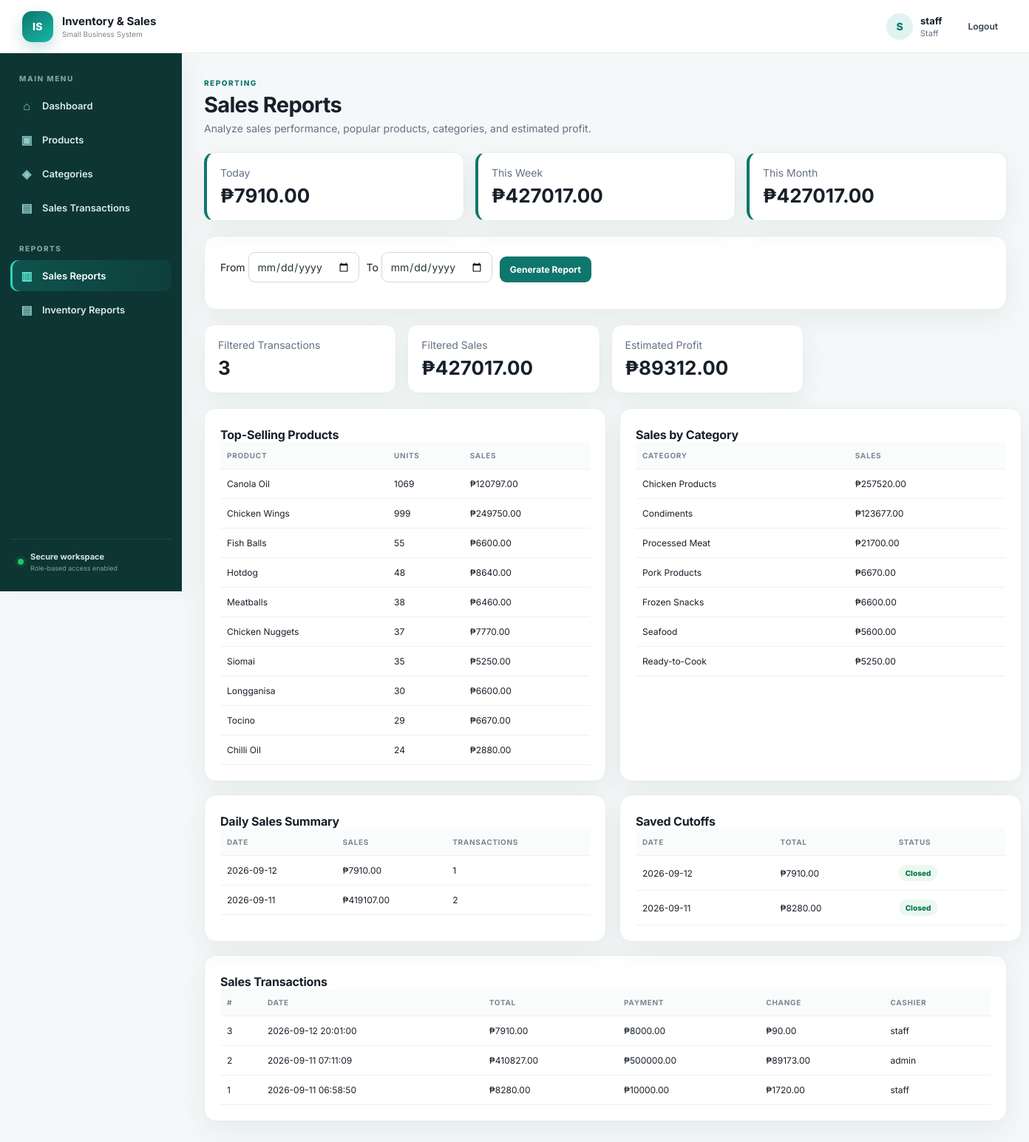
The app's page /reports/sales (signed in) with its own data.
### tables this page shows
CREATE TABLE products (id INTEGER PRIMARY KEY AUTOINCREMENT, name TEXT NOT NULL, category_id INTEGER, price REAL NOT NULL DEFAULT 0, cost REAL NOT NULL DEFAULT 0, stock INTEGER NOT NULL DEFAULT 0, reorder_level INTEGER NOT NULL DEFAULT 5, expiry_date text, active integer not null default 1, FOREIGN KEY(category_id) REFERENCES categories(id) ON DELETE SET NULL);

CREATE TABLE sales_cutoffs (id INTEGER PRIMARY KEY AUTOINCREMENT, business_date TEXT UNIQUE NOT NULL, total_sales REAL NOT NULL DEFAULT 0, transaction_count INTEGER NOT NULL DEFAULT 0, closed_at TEXT NOT NULL, closed_by TEXT NOT NULL);

CREATE TABLE sales (id INTEGER PRIMARY KEY AUTOINCREMENT, total REAL NOT NULL, payment REAL NOT NULL DEFAULT 0, change_amount REAL NOT NULL DEFAULT 0, created_at TEXT NOT NULL, cashier TEXT NOT NULL);

### app.py (the view)
@app.route("/reports/sales")
@login_required
def sales_report():
    start = request.args.get("start", "")
    end = request.args.get("end", "")
    conn = db()
    sql = """SELECT * FROM sales WHERE 1=1"""
    args = []
    if start:
        sql += " AND date(created_at) >= date(?)"; args.append(start)
    if end:
        sql += " AND date(created_at) <= date(?)"; args.append(end)
    sql += " ORDER BY id DESC"
    rows = conn.execute(sql, args).fetchall()
    total = sum(r["total"] for r in rows)
    periods = period_totals(conn)
    daily = conn.execute("""
        SELECT date(created_at) business_date, COALESCE(SUM(total),0) total_sales, COUNT(*) transaction_count
        FROM sales GROUP BY date(created_at) ORDER BY business_date DESC LIMIT 31
    """).fetchall()
    cutoffs = conn.execute("SELECT * FROM sales_cutoffs ORDER BY business_date DESC LIMIT 31").fetchall()
    top_products = conn.execute("SELECT p.name,SUM(si.quantity) qty,SUM(si.subtotal) sales FROM sale_items si JOIN sales s ON s.id=si.sale_id JOIN products p ON p.id=si.product_id WHERE (?='' OR date(s.created_at)>=date(?)) AND (?='' OR date(s.created_at)<=date(?)) GROUP BY si.product_id ORDER BY qty DESC LIMIT 10", (start,start,end,end)).fetchall()
    category_sales = conn.execute("SELECT COALESCE(c.name,'Uncategorized') category,SUM(si.subtotal) sales FROM sale_items si JOIN sales s ON s.id=si.sale_id JOIN products p ON p.id=si.product_id LEFT JOIN categories c ON c.id=p.category_id WHERE (?='' OR date(s.created_at)>=date(?)) AND (?='' OR date(s.created_at)<=date(?)) GROUP BY p.category_id ORDER BY sales DESC", (start,start,end,end)).fetchall()
    estimated_profit = conn.execute("SELECT COALESCE(SUM(si.subtotal-si.cost*si.quantity),0) profit FROM sale_items si JOIN sales s ON s.id=si.sale_id WHERE (?='' OR date(s.created_at)>=date(?)) AND (?='' OR date(s.created_at)<=date(?))", (start,start,end,end)).fetchone()["profit"]
    conn.close()
    return render_template("sales_report.html", sales=rows, total=total, start=start, end=end,
                           periods=periods, daily=daily, cutoffs=cutoffs, top_products=top_products, category_sales=category_sales, estimated_profit=estimated_profit)

### app.py (called while the page is built)
def db():
    conn = sqlite3.connect(DB)
    conn.row_factory = sqlite3.Row
    conn.execute("PRAGMA foreign_keys = ON")
    return conn

def login_required(f):
    @wraps(f)
    def wrapped(*args, **kwargs):
        if "user_id" not in session:
            return redirect(url_for("login"))
        return f(*args, **kwargs)
    return wrapped

def period_totals(conn):
    today = date.today()
    start_week = today - timedelta(days=today.weekday())
    start_month = today.replace(day=1)
    total = lambda d: conn.execute(
        "SELECT COALESCE(SUM(total),0) t FROM sales WHERE date(created_at)>=date(?)",
        (d.isoformat(),)
    ).fetchone()["t"]
    return {
        "today": total(today),
        "week": total(start_week),
        "month": total(start_month),
    }

### templates/sales_report.html
{% extends "base.html" %}
{% block content %}
<div class="page-head">
    <div>
        <span class="eyebrow">REPORTING</span>
        <h1>Sales Reports</h1>
        <p class="muted">
            Analyze sales performance, popular products, categories, and estimated profit.
        </p>
    </div>
</div>
<div class="cards cards3">
    <div class="card accent">
        <span>Today</span>
        <b>₱{{ "%.2f"|format(periods.today) }}</b>
    </div>
    <div class="card accent">
        <span>This Week</span>
        <b>₱{{ "%.2f"|format(periods.week) }}</b>
    </div>
    <div class="card accent">
        <span>This Month</span>
        <b>₱{{ "%.2f"|format(periods.month) }}</b>
    </div>
</div>
<div class="panel">
    <form class="toolbar">
        <label>
            From
            <input
                type="date"
                name="start"
                value="{{ start }}"
            >
        </label>
        <label>
            To
            <input
                type="date"
                name="end"
                value="{{ end }}"
            >
        </label>
        <button type="submit">
            Generate Report
        </button>
    </form>
</div>
<div class="cards">
    <div class="card">
        <span>Filtered Transactions</span>
        <b>{{ sales|length }}</b>
    </div>
    <div class="card">
        <span>Filtered Sales</span>
        <b>₱{{ "%.2f"|format(total) }}</b>
    </div>
    <div class="card">
        <span>Estimated Profit</span>
        <b>₱{{ "%.2f"|format(estimated_profit) }}</b>
    </div>
</div>
<div class="grid2">
    <section class="panel">
        <h2>Top-Selling Products</h2>
        <table>
            <tr>
                <th>Product</th>
                <th>Units</th>
                <th>Sales</th>
            </tr>
            {% for p in top_products %}
            <tr>
                <td>{{ p.name }}</td>
                <td>{{ p.qty }}</td>
                <td>₱{{ "%.2f"|format(p.sales) }}</td>
            </tr>
            {% else %}
            <tr>
                <td colspan="3">
                    No sales yet.
                </td>
            </tr>
            {% endfor %}
        </table>
    </section>
    <section class="panel">
        <h2>Sales by Category</h2>
        <table>
            <tr>
                <th>Category</th>
                <th>Sales</th>
            </tr>
            {% for c in category_sales %}
            <tr>
                <td>{{ c.category }}</td>
                <td>₱{{ "%.2f"|format(c.sales) }}</td>
            </tr>
            {% else %}
            <tr>
                <td colspan="2">
                    No sales yet.
                </td>
            </tr>
            {% endfor %}
        </table>
    </section>
</div>
<div class="grid2">
    <section class="panel">
        <h2>Daily Sales Summary</h2>
        <table>
            <tr>
                <th>Date</th>
                <th>Sales</th>
                <th>Transactions</th>
            </tr>
            {% for d in daily %}
            <tr>
                <td>{{ d.business_date }}</td>
                <td>₱{{ "%.2f"|format(d.total_sales) }}</td>
                <td>{{ d.transaction_count }}</td>
            </tr>
            {% else %}
            <tr>
                <td colspan="3">
                    No daily sales yet.
                </td>
            </tr>
            {% endfor %}
        </table>
    </section>
    <section class="panel">
        <h2>Saved Cutoffs</h2>
        <table>
            <tr>
                <th>Date</th>
                <th>Total</th>
                <th>Status</th>
            </tr>
            {% for c in cutoffs %}
            <tr>
                <td>{{ c.business_date }}</td>
                <td>₱{{ "%.2f"|format(c.total_sales) }}</td>
                <td>
                    <span class="badge ok">
                        Closed
                    </span>
                </td>
            </tr>
            {% else %}
            <tr>
                <td colspan="3">
                    No cutoff records yet.
                </td>
            </tr>
            {% endfor %}
        </table>
    </section>
</div>
<div class="panel">
    <h2>Sales Transactions</h2>
    <div class="table-wrap">
        <table>
            <tr>
                <th>#</th>
                <th>Date</th>
                <th>Total</th>
                <th>Payment</th>
                <th>Change</th>
                <th>Cashier</th>
            </tr>
            {% for s in sales %}
            <tr>
                <td>{{ s.id }}</td>
                <td>
                    {{ s.created_at }}
                </td>
                <td>
                    ₱{{ "%.2f"|format(s.total) }}
                </td>
                <td>
                    ₱{{ "%.2f"|format(s.payment) }}
                </td>
                <td>
                    ₱{{ "%.2f"|format(s.change_amount) }}
                </td>
                <td>
                    {{ s.cashier }}
                </td>
            </tr>
            {% else %}
            <tr>
                <td colspan="6">
                    No transactions for the selected period.
                </td>
            </tr>
            {% endfor %}
        </table>
    </div>
</div>
{% endblock %}

### static/css/style.css (style rules this page uses)
:root { --teal:#0f766e; --teal2:#0d9488; --deep:#0b3b38; --ink:#17202a; --muted:#667085; --line:#e7eeee; --bg:#f5f8f8; --white:#fff; --danger:#b42318; --shadow:0 12px 35px rgba(16,55,52,.07); }
* { box-sizing:border-box; }
html { scroll-behavior:smooth; }
body { margin:0; font-family:Inter,Segoe UI,Arial,sans-serif; background:var(--bg); color:var(--ink); font-size:14px; }
.eyebrow { display:inline-block; color:var(--teal); font-size:10px; font-weight:800; letter-spacing:1.5px; }
.page-head { display:flex; justify-content:space-between; align-items:end; margin-bottom:24px; }
.page-head h1 { font-size:29px; margin:5px 0 6px; letter-spacing:-.7px; }
.page-head p { margin:0; color:var(--muted); }
.panel { background:white; border:1px solid var(--line); border-radius:16px; padding:21px; box-shadow:var(--shadow); margin-bottom:18px; }
.panel h2 { font-size:16px; margin:4px 0 0; letter-spacing:-.2px; }
.table-wrap { overflow-x:auto; }
table { width:100%; border-collapse:collapse; min-width:500px; }
th,td { text-align:left; padding:12px 9px; border-bottom:1px solid #edf1f1; font-size:12px; }
th { font-size:10px; color:#7b8794; text-transform:uppercase; letter-spacing:.7px; background:#fafcfc; }
.btnlink,button { font:inherit; cursor:pointer; }
.btnlink,button { background:var(--teal); color:white; border:0; text-decoration:none; padding:10px 14px; border-radius:9px; font-weight:700; font-size:12px; }
.toolbar,.inline { display:flex; gap:10px; align-items:end; margin-bottom:15px; }
input,select { font:inherit; padding:10px 11px; border:1px solid #d2dada; border-radius:9px; background:#fff; color:#27343a; outline:none; }
.muted { color:var(--muted); }
.cards { display:grid; grid-template-columns:repeat(4,1fr); gap:15px; margin:20px 0; }
.cards3 { grid-template-columns:repeat(3,1fr); }
.card { background:#fff; border:1px solid var(--line); border-radius:14px; padding:18px; box-shadow:var(--shadow); }
.card span { display:block; color:#667085; }
.card b { display:block; font-size:26px; margin-top:7px; }
.accent { border-left:4px solid var(--teal); }
.grid2 { display:grid; grid-template-columns:1fr 1fr; gap:18px; }
.badge,.status-pill { padding:5px 9px; border-radius:20px; font-size:10px; font-weight:800; display:inline-block; }
.ok,.status-pill.ok { background:#eaf8f1; color:#067647; }

### records on screen
products: name "Canola Oil", qty "1069", sales "120797.00"
products: name "Chicken Wings", qty "999", sales "249750.00"
products: name "Fish Balls", qty "55", sales "6600.00"
products: name "Hotdog", qty "48", sales "8640.00"
products: name "Meatballs", qty "38", sales "6460.00"
products: name "Chicken Nuggets", qty "37", sales "7770.00"
products: name "Siomai", qty "35", sales "5250.00"
products: name "Longganisa", qty "30", sales "6600.00"
products: name "Tocino", qty "29", sales "6670.00"
products: name "Chilli Oil", qty "24", sales "2880.00"
sales_cutoffs: business_date "2026-09-12", total_sales "7910.00"
sales_cutoffs: business_date "2026-09-11", total_sales "8280.00"
sales: id "3", created_at "2026-09-12 20:01:00", total "7910.00", payment "8000.00", change_amount "90.00", cashier "staff"
sales: id "2", created_at "2026-09-11 07:11:09", total "410827.00", payment "500000.00", change_amount "89173.00", cashier "admin"
sales: id "1", created_at "2026-09-11 06:58:50", total "8280.00", payment "10000.00", change_amount "1720.00", cashier "staff"

### other values on screen
{{ session.username[:1]|upper }} "S"
{{ session.username }} "staff"
{{ session.role }} "Staff"
{{ "%.2f"|format(periods.today) }} "7910.00"
{{ "%.2f"|format(periods.week) }} "427017.00"
{{ "%.2f"|format(periods.month) }} "427017.00"
{{ sales|length }} "3"
{{ "%.2f"|format(total) }} "427017.00"
{{ "%.2f"|format(estimated_profit) }} "89312.00"
{{ c.category }} "Chicken Products" "Condiments" "Processed Meat" "Pork Products" "Frozen Snacks" "Seafood" "Ready-to-Cook"
{{ "%.2f"|format(c.sales) }} "257520.00" "123677.00" "21700.00" "6670.00" "6600.00" "5600.00" "5250.00"
{{ d.business_date }} "2026-09-12" "2026-09-11"
{{ "%.2f"|format(d.total_sales) }} "7910.00" "419107.00"
{{ d.transaction_count }} "1" "2"
